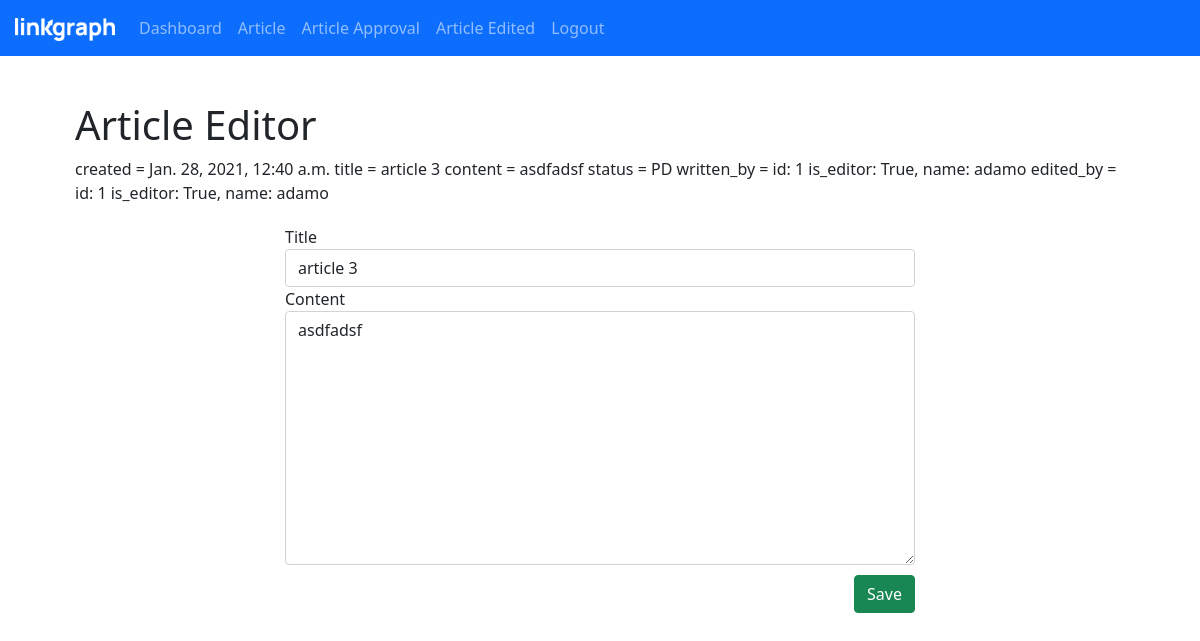
/article/1 (signed in), run on the app's committed database.
### blog/models.py (models this page shows, shortened)
class Article(models.Model):
    PENDING = 'PD'
    ACCEPTED = 'ACT'
    REJECTED = 'RJT'
    STATUS_CHOICES = [
        (PENDING, 'Pending'),
        (ACCEPTED, 'Accepted'),
        (REJECTED, 'Rejected'),
    ]
    created_at = models.DateTimeField(auto_now_add=True)
    modified_at = models.DateTimeField(auto_now=True)
    title = models.CharField(max_length=200)
    content = models.TextField()
    status = models.CharField(max_length=20, choices=STATUS_CHOICES,
                              default=PENDING)
    written_by = models.ForeignKey(Writer,
                                   on_delete=models.CASCADE,
                                   related_name='written_by')
    edited_by = models.ForeignKey(Writer, on_delete=models.CASCADE, null=True,
                                  related_name='edited_by')

class Writer(models.Model):
    user = models.OneToOneField(User, on_delete=models.CASCADE)
    is_editor = models.BooleanField(default=False)
    name = models.CharField(max_length=200)
    def __str__(self):
        return f"id: {self.id} is_editor: {self.is_editor}, name: {self.name}"

### blog/views.py (the view)
# urls.py: path('article/<int:id>', views.articles, name='article-edit'),
@login_required()
def articles(request, id=None):
    if request.method == 'POST':
        form = ArticleForm(request.POST)
        writer = Writer.objects.get(id=request.session['writer_id'])
        if id is None:
            form.save(writer)
        else:
            Article.objects.filter(pk=id).update(
                title=form.data["title"],
                content=form.data["content"],
                edited_by=writer)
        return HttpResponseRedirect('/article')
    elif id is None:
        form = ArticleForm()
        return render(request, "blog/article.html", {
            "article": None,
            "form": form
        })
    else:
        article = get_object_or_404(Article, id=id)
        form = ArticleForm(initial={
            'title': article.title,
            'content': article.content,
            'id': article.id
        })
        return render(request, "blog/article.html", {
            "article": article,
            "form": form,
            "id": article.id
        })

### blog/forms.py (shortened to what this page needs)
class ArticleForm(forms.Form):
    title = forms.CharField(label="Title", max_length=200,
                            widget=forms.TextInput(
                                attrs={"class": "form-control"}),
                            )
    content = forms.CharField(
        label="Content",
        max_length=10000,
        widget=forms.Textarea(attrs={"class": "form-control"}),
    )

### blog/templates/blog/article.html (shortened to what this page needs)
{% extends "blog/nav-base.html" %}
{% block title %} Article Editor{% endblock %}
{% block content %}
  {% if article %}
    created = {{article.created_at}} title =
    {{article.title}} content = {{article.content}} status = {{article.status}}
    written_by = {{article.written_by}} edited_by = {{article.edited_by}}
  {% endif %}
  <form class="article-form" method="post" action="{{id}}">
    {% for field in form %}
    <div class="form-group">
      <label for="{{ field.name }}">{{ field.label }}</label>
      <br />
      {{ field }}
    </div>
    {% endfor %}
    <button class="save-btn btn btn-success" type="submit">Save</button>
  </form>
{% endblock %}

### blog/static/blog/style.css (style rules this page uses)
.article-form { margin-top: 20px; padding-left: 20%; padding-right: 20% }
.save-btn { float: right; margin-top: 10px; }

### data on the page
Article: created_at "Jan. 28, 2021, 12:40 a.m.", title "article 3", content "asdfadsf", status "PD", written_by "id: 1 is_editor: True, name: adamo", edited_by "id: 1 is_editor: True, name: adamo", form "article 3" "asdfadsf"

### other printed values
{{ field.label }} "Title" "Content"
